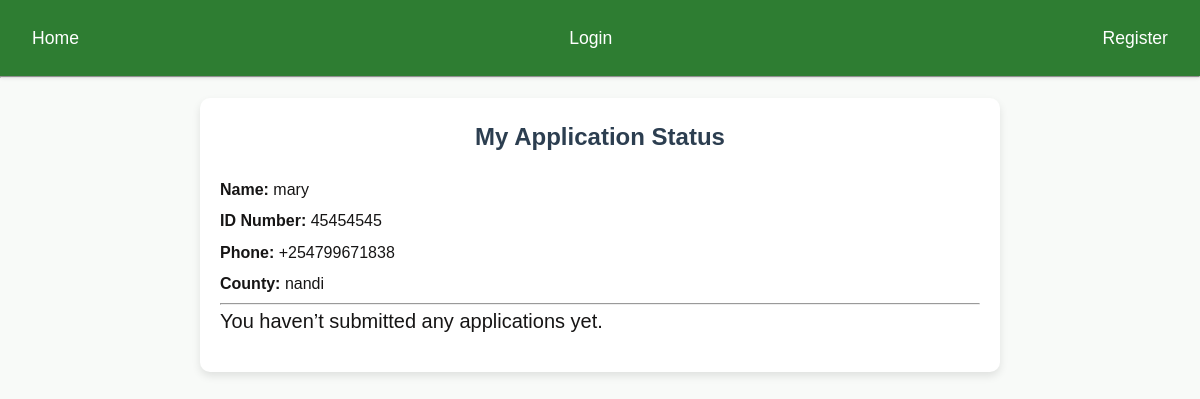
Page /status/45454545/ on the earlier database version.
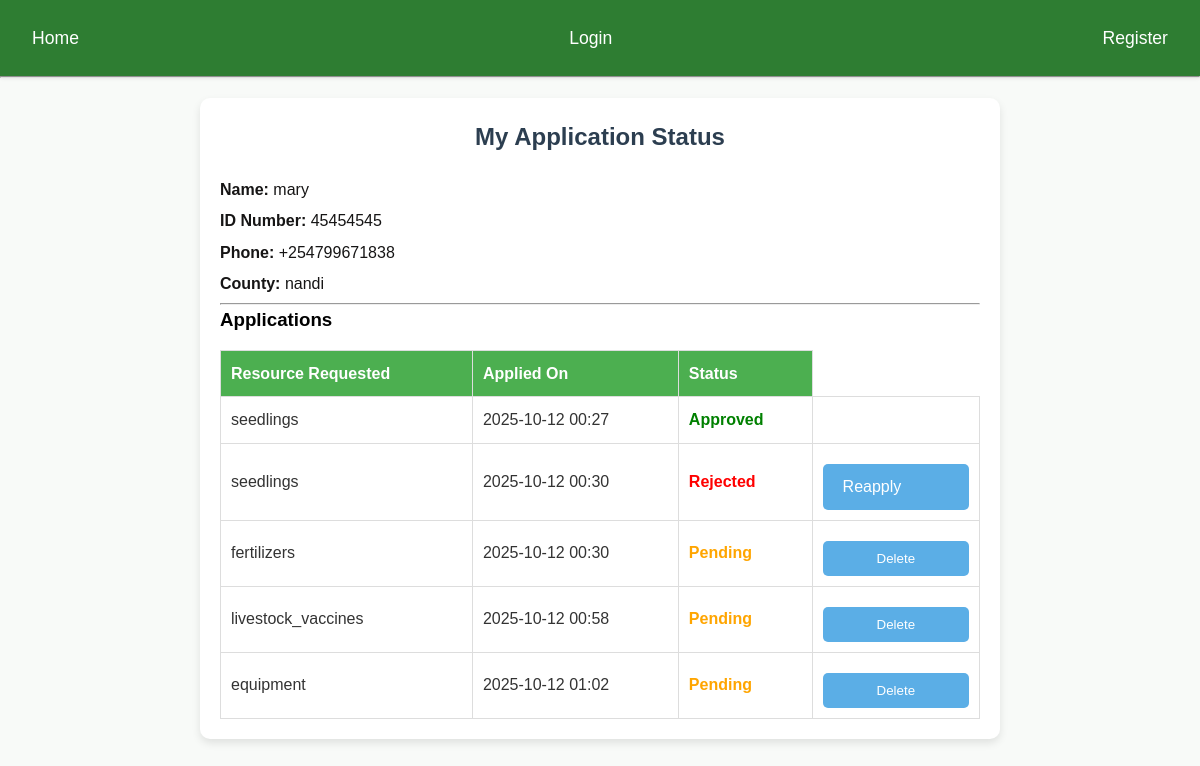
Same page on the later database version.
### core/models.py (models this page shows, shortened)
class Farmer(models.Model):
    user = models.OneToOneField(User, on_delete=models.CASCADE, null=True, blank=True)
    full_name = models.CharField(max_length=200)
    id_number = models.CharField(max_length=50, unique=True)
    phone_number = models.CharField(max_length=20)
    email = models.EmailField(blank=True, null=True)
    county = models.CharField(max_length=100)
    sub_county = models.CharField(max_length=100)
    ward = models.CharField(max_length=100)
    farm_size = models.DecimalField(max_digits=10, decimal_places=2)
    farming_type = models.CharField(
        max_length=50,
        choices=[
            ('crop', 'Crop Farming'),
            ('livestock', 'Livestock Farming'),
            ('mixed', 'Mixed Farming'),
        ], blank=True,
    null=True
    )
    latitude = models.DecimalField(max_digits=9, decimal_places=6, blank=True, null=True)
    longitude = models.DecimalField(max_digits=9, decimal_places=6, blank=True, null=True)
    created_at = models.DateTimeField(auto_now_add=True)

class AidApplication(models.Model):
    farmer = models.ForeignKey(Farmer, on_delete=models.CASCADE, related_name="applications")
    resources_needed = models.CharField(
        max_length=200,
        choices=[
            ('seedlings', 'Seedlings'),
            ('fertilizers', 'Fertilizers'),
            ('pesticides', 'Pesticides'),
            ('livestock_vaccines', 'Livestock Vaccines'),
            ('equipment', 'Farming Equipment'),
            ('financial_support', 'Financial Support'),
        ]
    )
    status = models.CharField(
        max_length=50,
        choices=[
            ('pending', 'Pending'),
            ('approved', 'Approved'),
            ('rejected', 'Rejected'),
        ],
        default='pending'
    )
    applied_at = models.DateTimeField(auto_now_add=True)

### core/views.py (the view)
# urls.py: path("status/<id_number>/", views.status_view, name="status"),
def status_view(request, id_number):
    farmer = get_object_or_404(Farmer, id_number=id_number)
    applications = AidApplication.objects.filter(farmer=farmer)
    return render(request, "core/status.html", {
        "farmer": farmer,
        "applications": applications
    })

### core/templates/core/status.html (shortened to what this page needs)
{% extends "base.html" %}
{% block content %}
<div class="status-container">
    <h2>My Application Status</h2>
    <div class="farmer-details">
        <p><strong>Name:</strong> {{ farmer.full_name }}</p>
        <p><strong>ID Number:</strong> {{ farmer.id_number }}</p>
        <p><strong>Phone:</strong> {{ farmer.phone_number }}</p>
        <p><strong>County:</strong> {{ farmer.county }}</p>
    </div>
    <hr>
    {% if farmer.applications.all %}
        <h3>Applications</h3>
        <table class="applications-table">
            <thead>
                <tr>
                    <th>Resource Requested</th>
                    <th>Applied On</th>
                    <th>Status</th>
                </tr>
            </thead>
            <tbody>
                {% for application in farmer.applications.all %}
                <tr>
                    <td>{{ application.resources_needed }}</td>
                    <td>{{ application.applied_at|date:"Y-m-d H:i" }}</td>
                    <td class="status {{ application.status|lower }}">
                        {{ application.get_status_display }}
                    </td>
    <td>
        {% if application.status == 'pending' %}
            <form method="POST" action="{% url 'delete_application' application.id %}">
                <button type="submit" class="btn delete-btn">Delete</button>
            </form>
        {% endif %}
        {% if application.status == 'rejected' %}
            <a href="{% url 'reapply_application' application.id %}" class="btn btn-warning btn-sm">Reapply</a>
        {% endif %}
    </td>
</tr>
{% endfor %}
            </tbody>
        </table>
    {% else %}
        <p>You haven’t submitted any applications yet.</p>
    {% endif %}
</div>
{% endblock %}

### templates/base.html (shortened to what this page needs)
{% load static %}
<!DOCTYPE html>
<html lang="en">
<head>
    <link rel="stylesheet" href="{% static 'core/css/style.css' %}">
</head>
<body>
    <nav>
        <a href="{% url 'index' %}">Home</a>
        {% if user.is_authenticated %}
            <a href="{% url 'dashboard' %}">Dashboard</a>
            {% if farmer %}
    <a href="{% url 'status' farmer.id_number %}">View Status</a>
{% endif %}
 <a href="{% url 'apply_aid' %}">Apply for Aid</a>
 <a href="{% url 'contact' %}">Contact</a>
 <a href="{% url 'profile_update' %}">Edit Profile</a>
            <a href="{% url 'logout' %}">Logout</a>
        {% else %}
            <a href="{% url 'login' %}">Login</a>
            <a href="{% url 'register' %}">Register</a>
        {% endif %}
    </nav>
    <hr>
    {% block content %}{% endblock %}
</body>
</html>

### core/static/core/css/style.css (style rules this page uses)
* { margin: 0; padding: 0; box-sizing: border-box; }
body { margin: 0; font-family: "Segoe UI", Tahoma, Geneva, Verdana, sans-serif; color: #333; line-height: 1.6; background-color: #f9f9f9; }
h1, h2, h3 { font-weight: bold; margin-bottom: 15px; color: #000; }
p { margin-bottom: 15px; font-size: 20px; color: #161515; }
nav { background-color: #2e7d32; padding: 1rem; display: flex; justify-content: space-between; align-items: center; position: sticky; top: 0; z-index: 1000; box-shadow: 0 2px 4px rgba(0, 0, 0, 0.1); }
nav a { color: #fff; text-decoration: none; font-size: 1.1rem; padding: 0.5rem 1rem; transition: background-color 0.3s ease, color 0.3s ease; }
.btn { background: #007bff; color: white; border: none; padding: 10px 15px; border-radius: 10px; cursor: pointer; width: 100%; }
.status-container { max-width: 800px; margin: 20px auto; padding: 20px; background: #fff; border-radius: 10px; box-shadow: 0 4px 8px rgba(0,0,0,0.1); }
.farmer-details p { font-size: 16px; margin: 6px 0; }
.applications-table { width: 100%; border-collapse: collapse; margin-top: 15px; }
.applications-table th, .applications-table td { border: 1px solid #ddd; padding: 10px; text-align: left; }
.applications-table th { background: #4CAF50; color: white; }
.status.pending { color: orange; font-weight: bold; }
.status.approved { color: green; font-weight: bold; }
.status.rejected { color: red; font-weight: bold; }
.btn { display: inline-block; padding: 10px 20px; margin-top: 10px; background-color: rgb(91, 174, 230); color: white; text-decoration: none; border-radius: 5px; }
body { background-color: #f8faf8; font-family: "Poppins", sans-serif; color: #333; }
h2 { font-weight: 600; color: #0d0d0e; text-align: center; margin-bottom: 20px; }
h2 { text-align: center; font-weight: bold; color: #2c3e50; }

Differences in the rows shown:
added AidApplication: resources_needed "seedlings", applied_at "2025-10-12 00:27", status "Approved"
added AidApplication: resources_needed "seedlings", applied_at "2025-10-12 00:30", status "Rejected", shows "Reapply"
added AidApplication: resources_needed "fertilizers", applied_at "2025-10-12 00:30", status "Pending", shows "Delete"
added AidApplication: resources_needed "livestock_vaccines", applied_at "2025-10-12 00:58", status "Pending", shows "Delete"
added AidApplication: resources_needed "equipment", applied_at "2025-10-12 01:02", status "Pending", shows "Delete"
Other differences:
text no longer shown: "You haven’t submitted any applications yet."
text now shown: "Applications Resource Requested Applied On Status"
